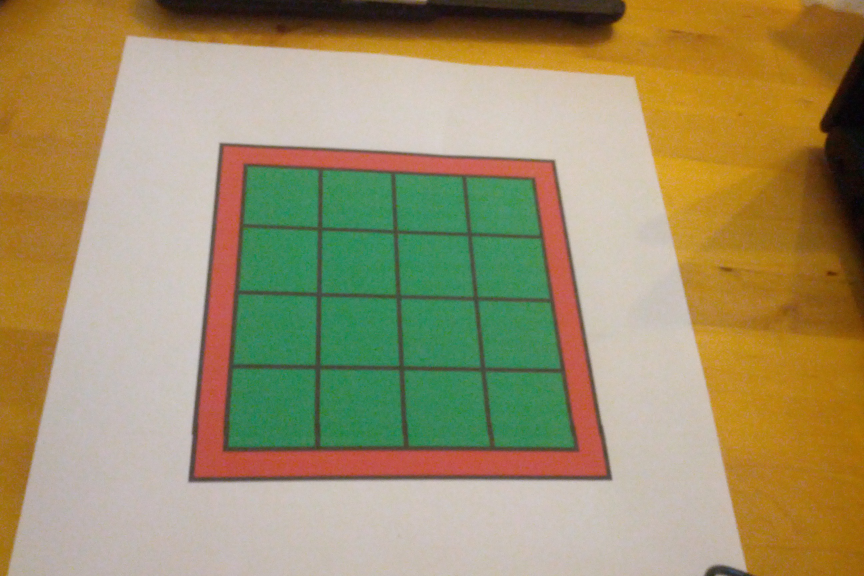
//> input picture example_images/IMG_BOARD1.jpg, 2592 x 1728 px (shown at 1/3 size)
$ ./detect_letters ../example_images/IMG_BOARD1.jpg ../example_images/IMG_BOARD2.jpg   (built with g++ and OpenCV 4)
//> lines starting //> are read from the running program, lines starting //| are printed output that depends on the picture; after the words box and inside, x2 and y2 are one past the last pixel; in counts of white or black regions, pixels touching at a corner belong together
//#include "opencv2/text.hpp"
#include "opencv2/highgui.hpp"
#include "opencv2/imgproc.hpp"
#include "tesseract/baseapi.h"
#include "leptonica/allheaders.h"

#include <iostream>
#include <stdio.h>

using namespace std;
using namespace cv;


cv::Mat preProcess(cv::Mat img);
cv::Mat bgrToBinaryMap(cv::Mat img_bgr);
std::vector<cv::Point2f> findCorners(cv::Mat bw);
void sortCorners(std::vector<cv::Point2f>& corners, cv::Point2f center);
cv::Point2f computeIntersect(cv::Vec4i a, cv::Vec4i b);
cv::Mat perspectiveTransformation(cv::Mat img, std::vector<cv::Point2f> quad_pts);
std::vector< std::vector<cv::Point2f> > buildTilesGrid(int grid_cols, int grid_rows, int img_width, int img_height);
std::vector< std::vector<bool> > isGridOcuupied(cv::Mat img, std::vector< std::vector<cv::Point2f> > grid);
std::vector< std::vector<char> > buildLettersGrid(cv::Mat img_bgr,
	std::vector< std::vector<cv::Point2f> > grid_mtx,
	std::vector< std::vector<bool> > grid_occupied);
void bwClearBorder(cv::Mat &image);


int main(int argc, char** argv) {
	// Load image from command line arguments
	char* imageName = argv[1];
	int plotLevel = 0;
	//char* imageName = "C:\\Users\\elad\\Documents\\code\\DigitalScrabble\\board_letters (2).jpg";
	Mat img_bgr, bw;
	img_bgr = imread(imageName, 1);
//> img_bgr is the input picture: 1728 rows x 2592 cols, CV_8UC3; mean B, G, R 104.7, 144.4, 158.2
	if (argc < 2 || !img_bgr.data)
	{
		printf(" No image data \n ");
		return -1;
	}
	if (argc > 2) {
		plotLevel = *argv[2] - '0';
	}
	if (argc > 3) {
		printf(" Too much arguments. Expected image filename and plotLevel. \n ");
		return -1;
	}

	// Main Program
	img_bgr = preProcess(img_bgr); // Resize
	bw = bgrToBinaryMap(img_bgr);
	std::vector<cv::Point2f> corners; // 4 corners of the board
	corners = findCorners(bw);
	cv::Mat quad; // Board image after prespective transformation to square
	quad = perspectiveTransformation(img_bgr, corners);
	std::vector< std::vector<cv::Point2f> > grid_mtx;
	std::vector< std::vector<bool> > grid_occupied;
	int grid_cols = 4, grid_rows = 4;  // Amount of squares on board
	grid_mtx = buildTilesGrid(grid_cols, grid_rows, quad.cols, quad.rows);
	grid_occupied = isGridOcuupied(quad, grid_mtx);
	std::vector< std::vector<char> > grid_chars;
	grid_chars = buildLettersGrid(quad, grid_mtx, grid_occupied);

	// Print Board
	for (int i = 0; i < grid_rows; i++) {
		for (int j = 0; j < grid_cols; j++) {
			cout << grid_chars[i][j];
		}
		cout << endl;
	}

	// Plot
	if (plotLevel > 0) {
		namedWindow("bw", WINDOW_NORMAL);
		imshow("bw", bw);

		// Draw contours
		Mat drawing = img_bgr.clone();
		std::vector< cv::Scalar > colors = { Scalar(0, 0, 255), Scalar(0, 255, 0), Scalar(255, 0, 0), Scalar(255, 255, 255) };
		for (int i = 0; i < corners.size(); i++)
		{
			circle(drawing, corners[i], 35, colors[i], -1);
		}
		namedWindow("Corners", WINDOW_NORMAL);
		imshow("Corners", drawing);

		// Plots grid
		Mat quad_draw = quad.clone();
		for (int i = 0; i < grid_rows; i++) {
			for (int j = 0; j < grid_cols; j++) {
				if (grid_occupied[i][j]) {
					circle(quad_draw, grid_mtx[i][j], 35, Scalar(0, 0, 255), -1);
				}
				else {
					circle(quad_draw, grid_mtx[i][j], 35, Scalar(0, 255, 0), -1);
				}
				std::stringstream ss;
				ss << i << "," << j;
				putText(quad_draw, ss.str(), grid_mtx[i][j], FONT_HERSHEY_SIMPLEX, 1.2, Scalar(255, 0, 255), 2, 2);
			}
		}
		namedWindow("Warped", WINDOW_NORMAL);
		imshow("Warped", quad_draw);
		waitKey(0);

		//cv::imwrite("./quad.png", quad_draw);
	}
	return 0;
}

// Handles all preProcess after getting the original image.
// Currently only resize the image to a fixed number of megapixels.
// The original aspect ratio of the image remains the same.
cv::Mat preProcess(cv::Mat img) {
	// Resize
	double im_size = 8e6;
	double factor = cv::sqrt(im_size / (img.rows*img.cols));
	int interpolation;
	if (factor < 1) { interpolation = INTER_AREA; } // if shrink
	else { interpolation = INTER_LINEAR; } // if enlarge
	cv::resize(img, img, Size(), factor, factor);
	return img;
}

// Finds Red regions in the BGR image.
// Returns BW binary Mat, with only the Red area.
cv::Mat bgrToBinaryMap(cv::Mat img_bgr) {
	cv::Mat img_hsv, bw, bw1, bw2;
	// Switch to BGR to HSV
	cv::cvtColor(img_bgr, img_hsv, CV_BGR2HSV);
//> img_hsv: 2309 rows x 3464 cols, CV_8UC3; mean H, S, V 26.4, 114.8, 170.9
	cv::Size blur_kernel = Size(7, 7);
	cv::GaussianBlur(img_hsv, img_hsv, blur_kernel, 0, 0);
//> img_hsv: 2309 rows x 3464 cols, CV_8UC3; mean H, S, V 26.4, 114.8, 170.9
	cv::Scalar low1 = cv::Scalar(0, 50, 50);
	cv::Scalar high1 = cv::Scalar(9, 230, 235);
	cv::Scalar low2 = cv::Scalar(170, 50, 50);
	cv::Scalar high2 = cv::Scalar(179, 230, 235);
	cv::inRange(img_hsv, low1, high1, bw1);
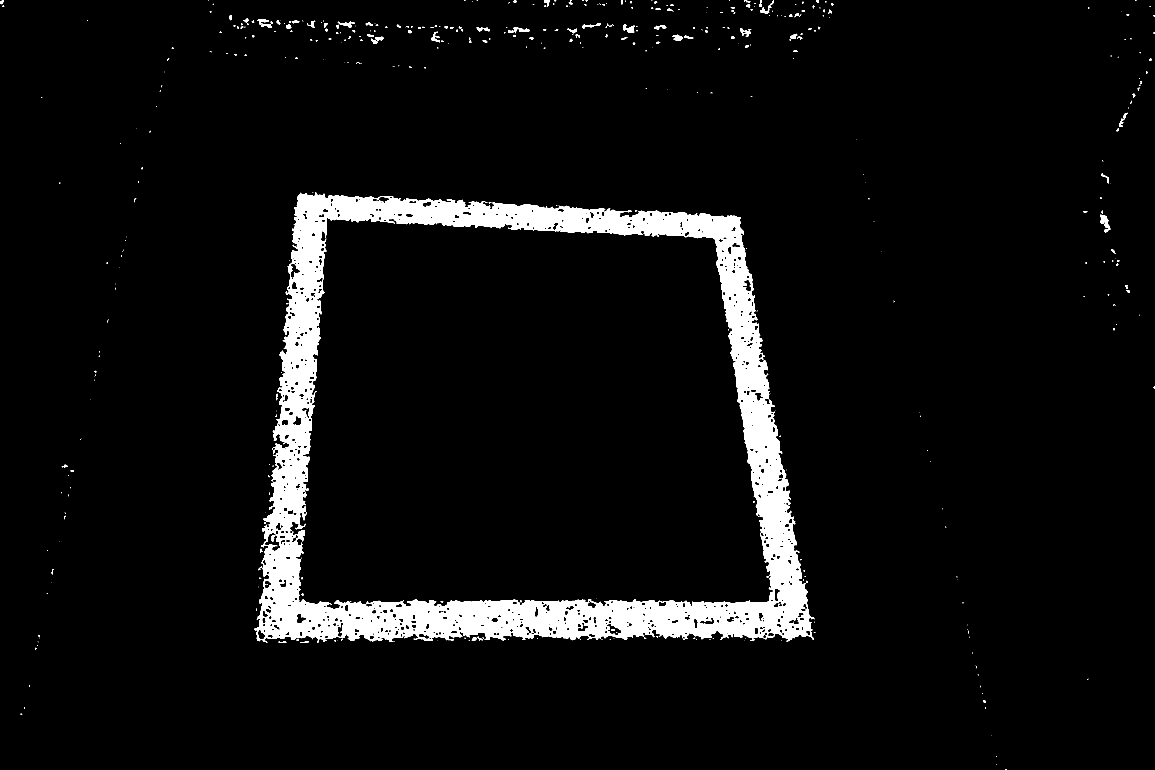
//> bw1: 2309 rows x 3464 cols, CV_8UC1 (shown at 1/3 size); 5.6% white; 453 white regions (307 under 20 px), largest, box (x1, y1, x2, y2) and area: (763, 578, 2441, 1928) 432910, (3301, 644, 3332, 697) 746, (1869, 73, 1904, 98) 462
	cv::inRange(img_hsv, low2, high2, bw2);
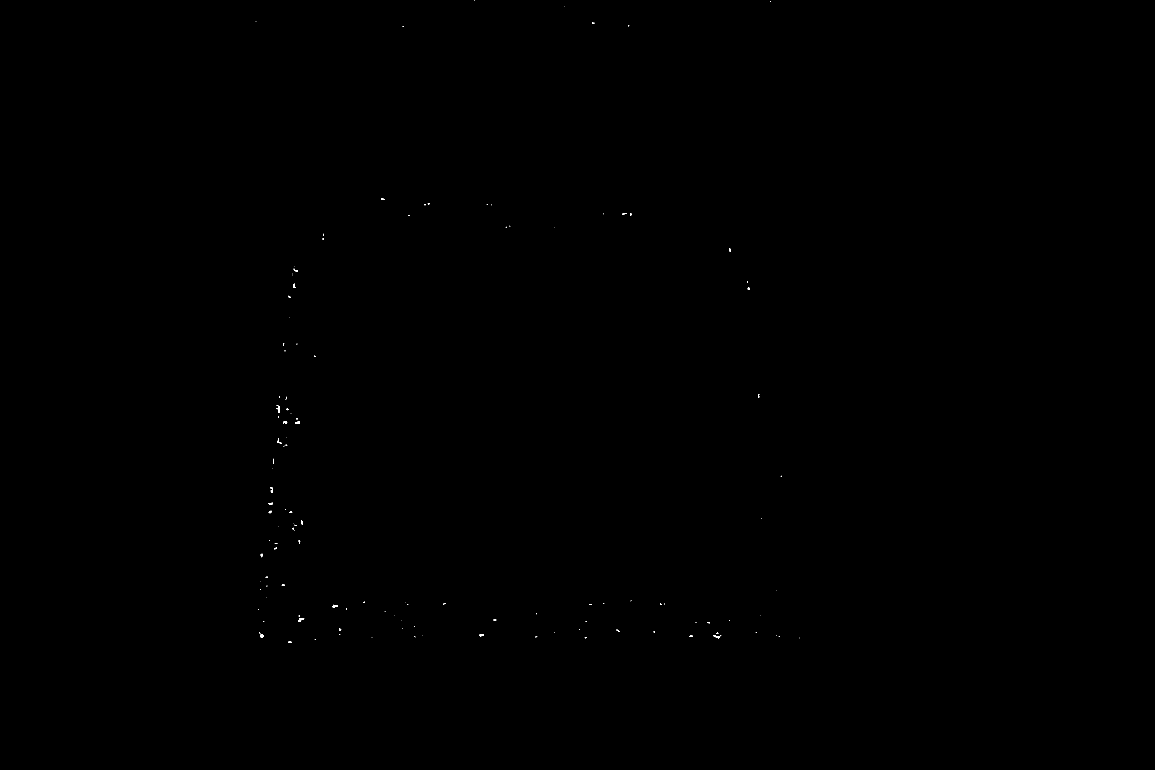
//> bw2: 2309 rows x 3464 cols, CV_8UC1 (shown at 1/3 size); 0.03% white; 126 white regions (88 under 20 px), largest, box (x1, y1, x2, y2) and area: (830, 1216, 840, 1237) 114, (2139, 1905, 2164, 1915) 92, (895, 1854, 913, 1865) 90
	bw = bw1 | bw2;
	// Create a structuring element (SE)
	int morph_size = 5;
	cv::Mat element = cv::getStructuringElement(cv::MORPH_RECT,
		Size(2 * morph_size + 1, 2 * morph_size + 1), cv::Point(morph_size, morph_size));
	cv::morphologyEx(bw, bw, cv::MORPH_OPEN, element);
	cv::morphologyEx(bw, bw, cv::MORPH_CLOSE, element);
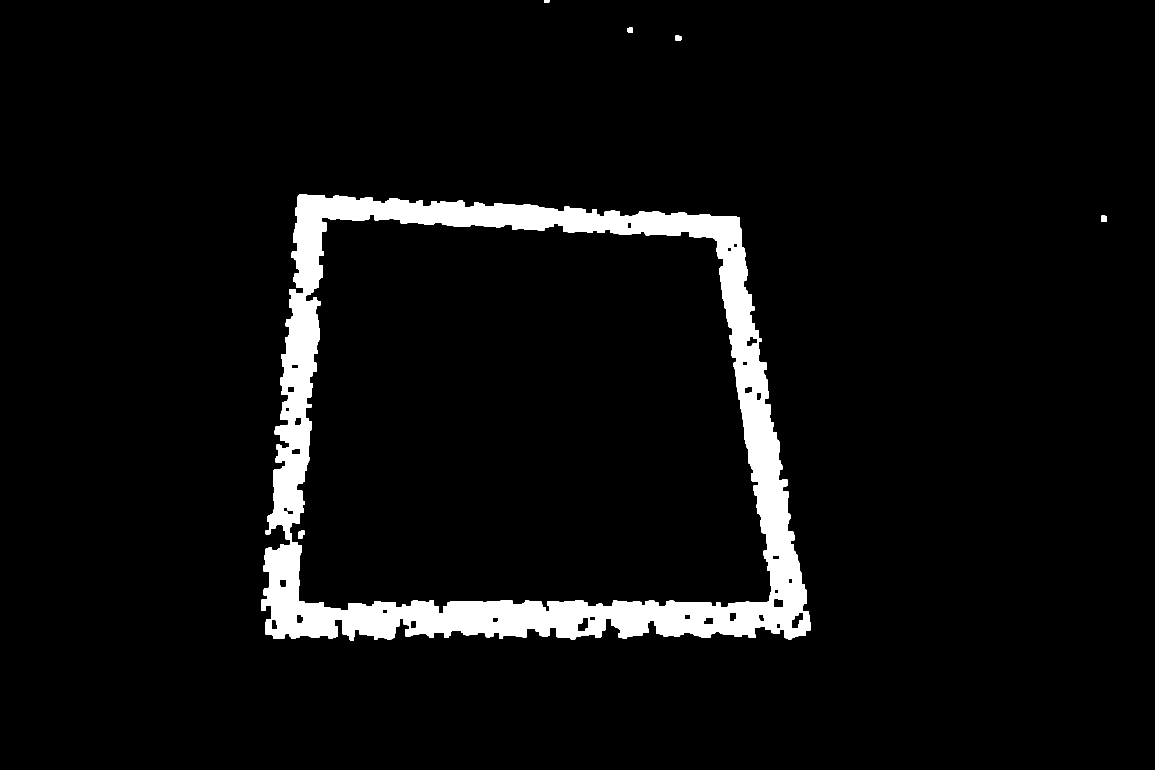
//> bw: 2309 rows x 3464 cols, CV_8UC1 (shown at 1/3 size); 5.2% white; 6 white regions
	return bw;
}

// Finds 4 corners of board in the BW image.
std::vector<cv::Point2f> findCorners(cv::Mat bw) {
	// Find Contours and 4 Corners
	vector<vector<Point>> contours;
	vector<Vec4i> hierarchy;
	std::vector<cv::Point2f> approxCurve;
	findContours(bw, contours, hierarchy, RETR_EXTERNAL, CHAIN_APPROX_SIMPLE, Point(0, 0));
//> contours = 5 contours; box (x1, y1, x2, y2) and area: (783, 583, 2432, 1921) 1889582, (3304, 647, 3321, 666) 282, (2026, 107, 2044, 121) 214, (1882, 83, 1898, 98) 199, (1632, 0, 1648, 7) 90
	double epsilon = 15; // maximum distance between the original curve and its approximation
	std::vector<cv::Point2f> corners;
	for (int i = 0; i < contours.size(); i++) {
		if (fabs(contourArea(contours[i])) > 15000) {
			approxPolyDP(contours[i], approxCurve, epsilon, true);
			if (approxCurve.size() == 4) {  // check if contour has 4 edges
				for (int i = 0; i < approxCurve.size(); i++)
				{
					corners.push_back(approxCurve[i]);
				}
			}
		}
	}
//> this loop made 5 passes
//> after the loop, approxCurve = 88 Points (x, y), first 12: [898, 583], [875, 773], [897, 809], [880, 845], [910, 880], [867, 868], [880, 948], [857, 968], [845, 1184], [864, 1185], [842, 1259], [864, 1273]
	/*// Hough Transform - Detect 4 Corners
	cv::Canny(bw, bw, 1, 1, 3);
	std::vector<cv::Vec4i> lines;
	cv::HoughLinesP(bw, lines, 1, CV_PI / 180, 70, 30, 10);
	std::vector<cv::Point2f> corners;
	for (int i = 0; i < lines.size(); i++)
	{
	for (int j = i + 1; j < lines.size(); j++)
	{
	cv::Point2f pt = computeIntersect(lines[i], lines[j]);
	if (pt.x >= 0 && pt.y >= 0)
	corners.push_back(pt);
	}
	}
	cv::approxPolyDP(cv::Mat(corners), approxCurve,
	cv::arcLength(cv::Mat(corners), true) * 0.02, true); */
	// Get mass center
	cv::Point2f center(0, 0);
	for (int i = 0; i < corners.size(); i++)
		center += corners[i];
//> this loop made 0 passes
//> after the loop, center = Point(0, 0)

	center *= (1. / corners.size());
//> center = Point(nan, nan)
	sortCorners(corners, center);
	return corners;
}

// Sorts the 4 corners of the quadrilateral.
// The first one will be the top-left and then clockwise.
// The input is the currnt vector of 4 corners (unsorted) and
// the center of mass of the quadrilateral.
void sortCorners(std::vector<cv::Point2f>& corners, cv::Point2f center)
{
//> called with center = Point(nan, nan)
	std::vector<cv::Point2f> top, bot;

	for (int i = 0; i < corners.size(); i++)
	{
		if (corners[i].y < center.y)
			top.push_back(corners[i]);
		else
			bot.push_back(corners[i]);
	}

//> (the run ends here: the program crashes, at `cv::Point2f tl = top[0].x > top[1].x ? top[1] : top[0];`)

$ run again, on example_images/board_OnePlus (2).jpg
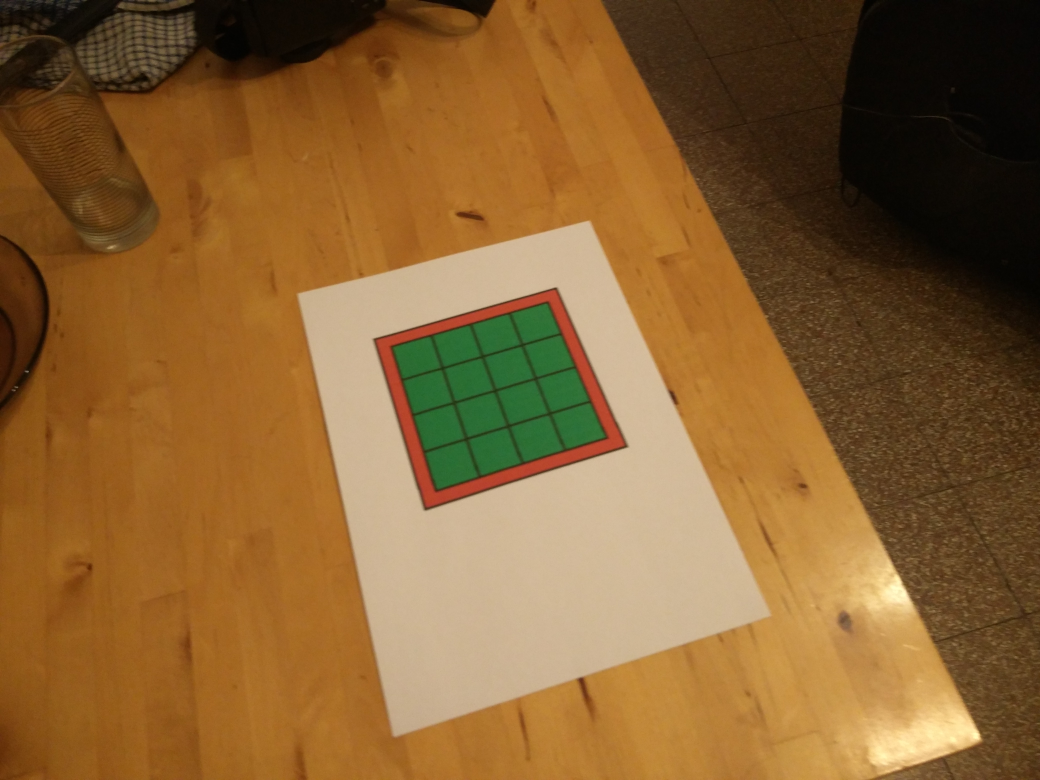
//> input picture example_images/board_OnePlus (2).jpg, 4160 x 3120 px (shown at 1/4 size)
//> img_bgr is the input picture: 3120 rows x 4160 cols, CV_8UC3; mean B, G, R 50.6, 97.5, 136
//> in bgrToBinaryMap, `cv::inRange(img_hsv, low1, high1, bw1);`:
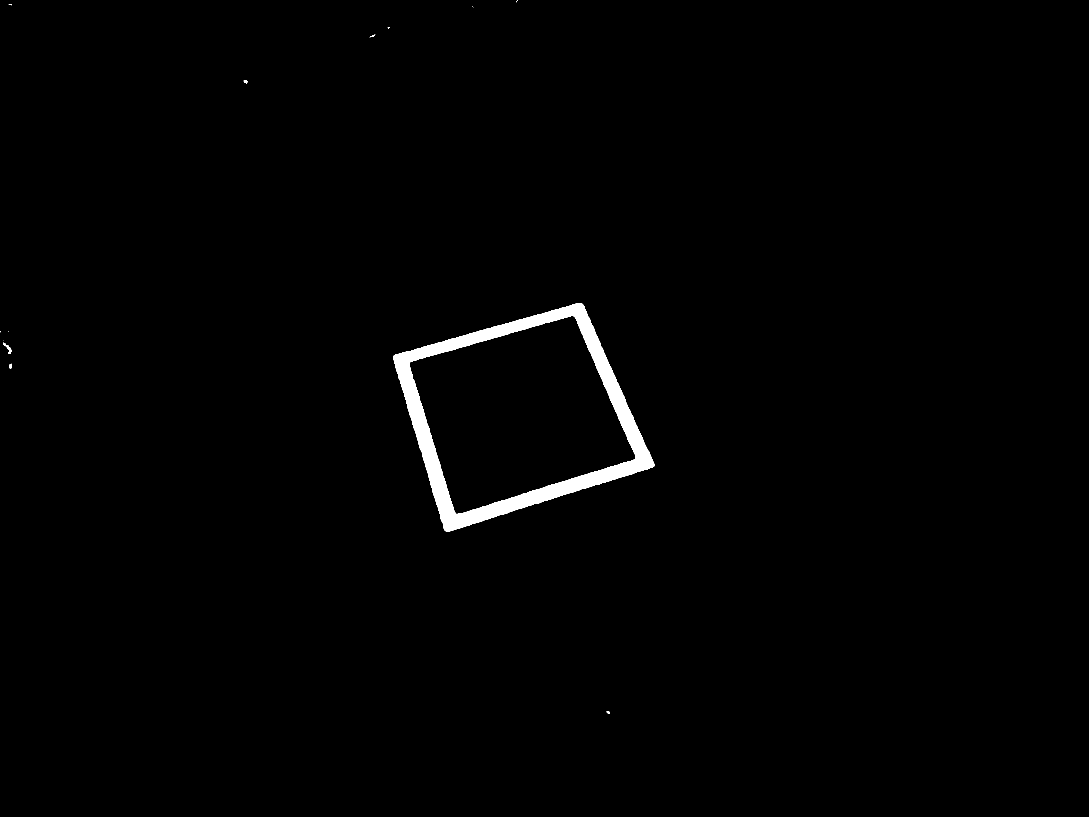
//> bw1: 2449 rows x 3266 cols, CV_8UC1 (shown at 1/3 size); 1.1% white; 14 white regions (8 under 20 px), largest, box (x1, y1, x2, y2) and area: (1180, 909, 1963, 1595) 84797, (9, 1027, 34, 1062) 227, (731, 240, 742, 250) 74, (29, 1091, 35, 1106) 72, (1820, 2133, 1829, 2142) 56, (1109, 103, 1126, 112) 43
//> bw2: 2449 rows x 3266 cols, CV_8UC1; every value is 0
//> contours = 1 contour; box (x1, y1, x2, y2) and area: (1181, 910, 1962, 1594) 339495
//> the loop in findCorners, `for (int i = 0; i < contours.size(); i++)` made 1 pass
//> after the loop in findCorners, `for (int i = 0; i < contours.size(); i++)`: corners = 4 Points (x, y): [1745, 910], [1181, 1067], [1335, 1592], [1961, 1399]
//> the loop in findCorners, `for (int i = 0; i < corners.size(); i++)` made 4 passes
//> center on passes 1 to 4: Point(1745, 910), Point(2926, 1977), Point(4261, 3569), Point(6222, 4968)
//> in findCorners, `center *= (1. / corners.size());`: center = Point(1555.5, 1242)
//> the loop in sortCorners, `for (int i = 0; i < corners.size(); i++)` made 4 passes
//> tl = Point(1181, 1067)
//> tr = Point(1745, 910)
//> bl = Point(1335, 1592)
//> br = Point(1961, 1399)
//> in sortCorners, `corners.push_back(tl);`: corners = 1 Point (x, y): [1181, 1067]
//> in sortCorners, `corners.push_back(tr);`: corners = 2 Points (x, y): [1181, 1067], [1745, 910]
//> in sortCorners, `corners.push_back(br);`: corners = 3 Points (x, y): [1181, 1067], [1745, 910], [1961, 1399]
//> in sortCorners, `corners.push_back(bl);`: corners = 4 Points (x, y): [1181, 1067], [1745, 910], [1961, 1399], [1335, 1592]
//> transmtx = [[1.72, -0.505, -1493.6], [0.595, 2.14, -2985.4], [1.62e-05, 0.000312, 1]]
//> in isGridOcuupied, `split(img_hsv, hsv_planes);`:
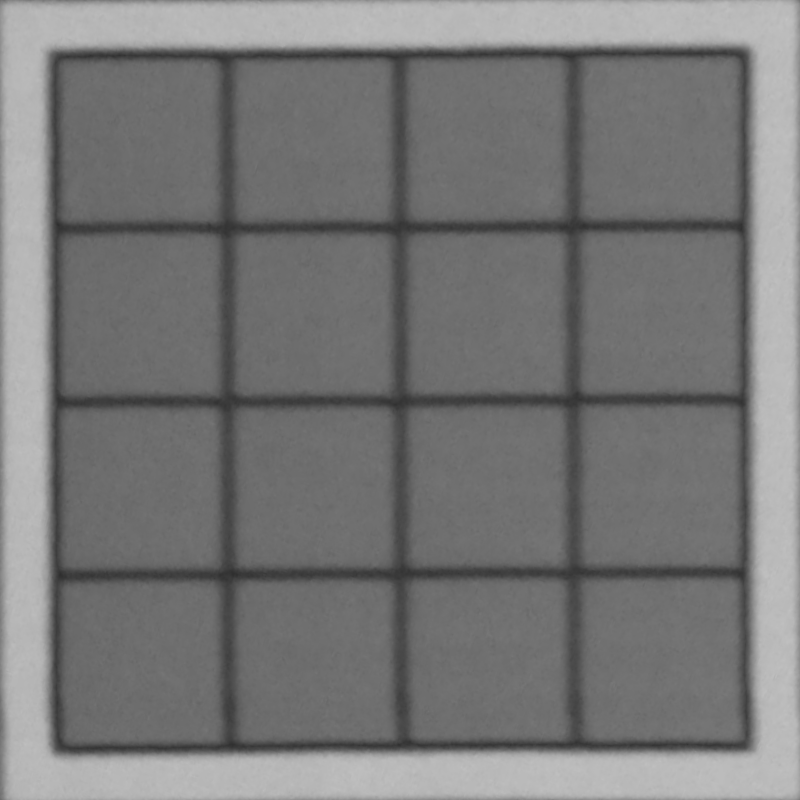
//> hsv_planes[2]: 800 rows x 800 cols, CV_8UC1; min 46, max 196, mean 120.1
//> grid_occupied = 4 items
